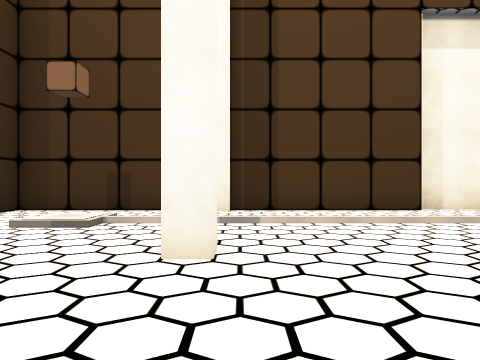
[1] (above)

16 first-person views from a walk through a scene from a Unity 3-D project. The camera is 1.5 m above the floor, looks level and sees 70° across. The floor is counted in squares, 2 m on a side. Each view is taken from the middle of a square. On the plan, view 1 faces up. The plan holds only what a view shows up to about 11 squares ahead; the rest is blank. The place goes on beyond the plan. The player is left out. Some surface patterns are stand-ins.

[2]
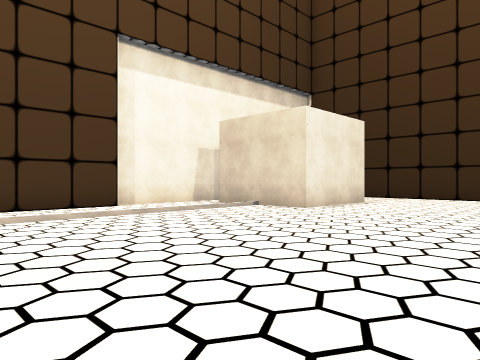

[3]
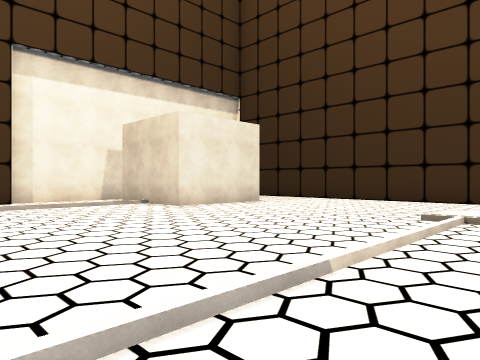

[4]
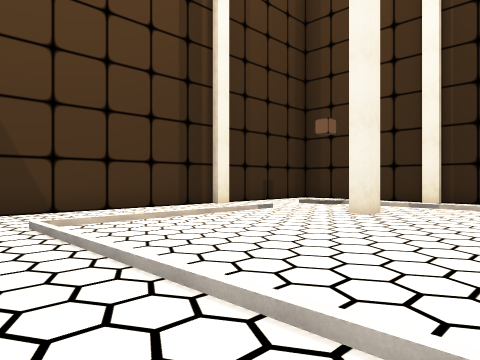

[5]
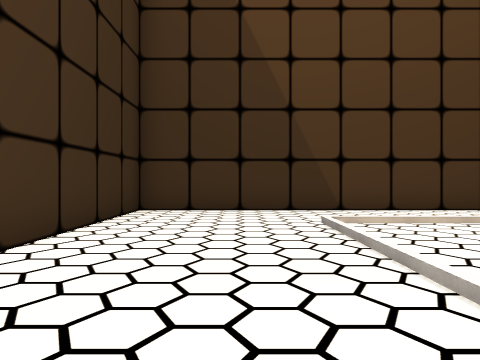

[6]
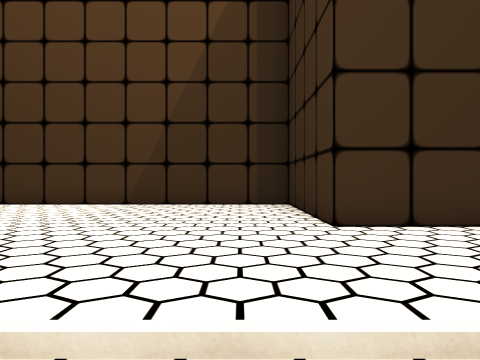

[7]
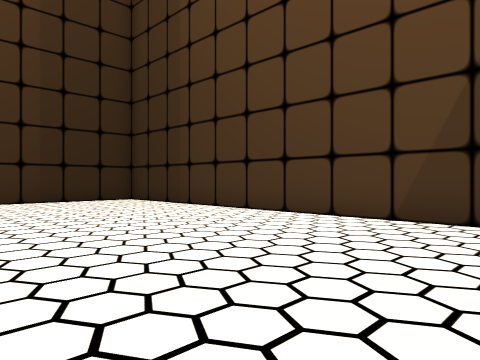

[8]
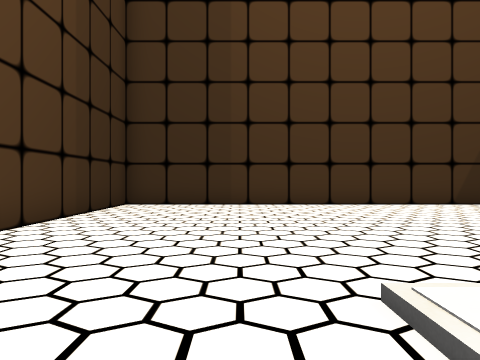

[9]
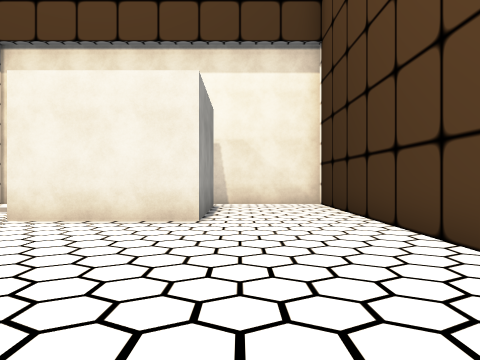

[10]
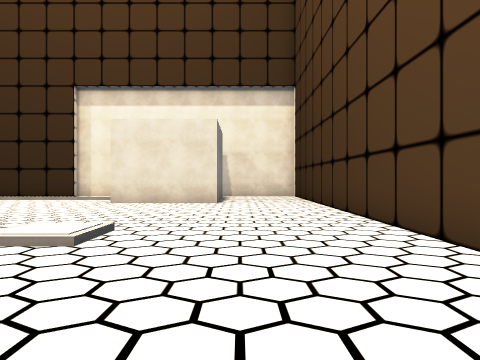

[11]
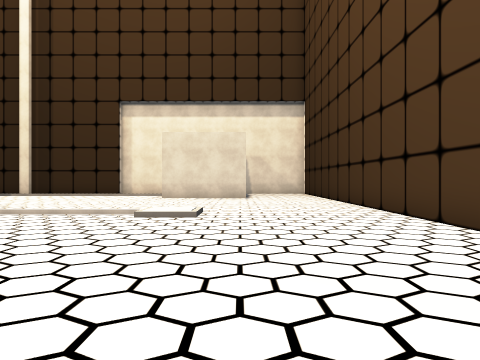

[12]
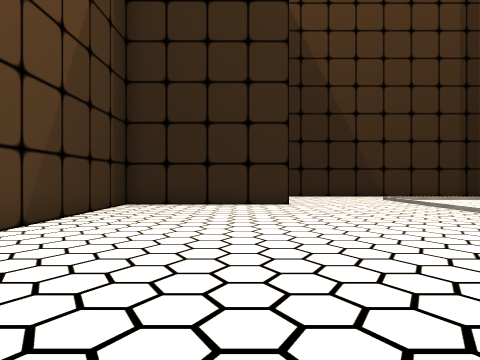

[13]
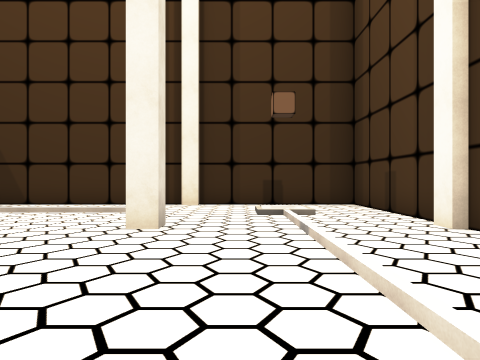

[14]
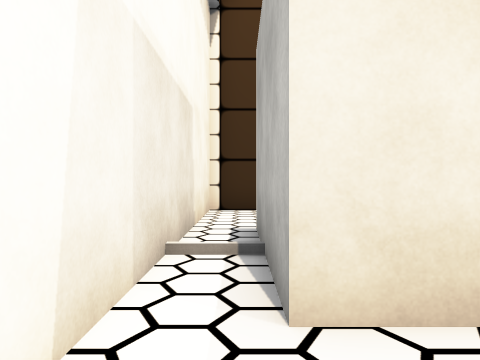

[15]
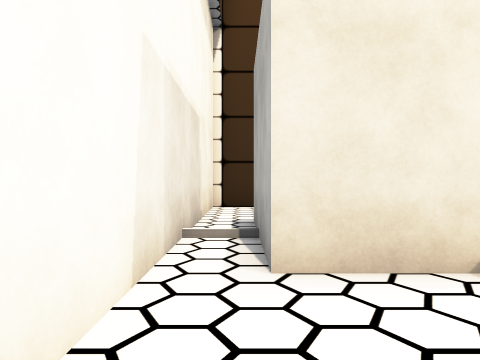

[16]
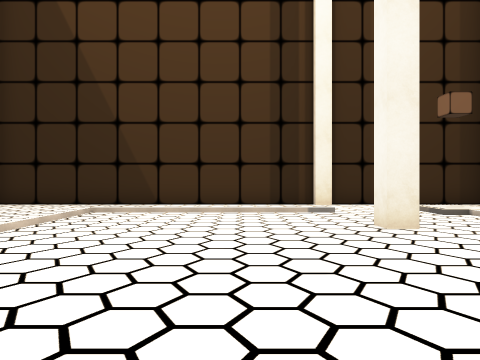

### Floor plan
Key: @ floor where view 1 was taken; # wall or solid block; . main floor; : floor 0.25 m higher than the main floor; / step, stairs or slope.
Columns run from 6 left of view 1 to 15 right of it. Each row starts with its distance up from view 1.
  9 ######################
  8 #....................#
  7 #.............####...#
  6 #..://////////#  #...#
  5 #.............####...#
  4 #....#...............#
  3 #../.................#
  2 #../.................#
  1 #../.................#
  0 #../..@..............#
 -1 #../.................#
 -2 #../...........//....#
 -3 #..............//....#
 -4 #....................#
 -5 #....................#
 -6 #....................#
 -7 ######...............#
 -8      #...............#
 -9      #...............#
-10      #...............#
-11      #...............#
-12      #################

Positions as (right, up) in squares from view 1, and headings:
1: (0, 0), facing up
2: (0, -1), facing up-right
3: (2, -4), facing up-right
4: (3, -4), facing up-left
5: (3, -4), facing left
6: (1, -1), facing down
7: (2, -5), facing down-right
8: (11, -1), facing down
9: (12, -2), facing up
10: (12, -7), facing up
11: (11, -10), facing up
12: (10, -8), facing left
13: (5, 5), facing left
14: (6, 8), facing right
15: (5, 8), facing right
16: (5, 1), facing left
